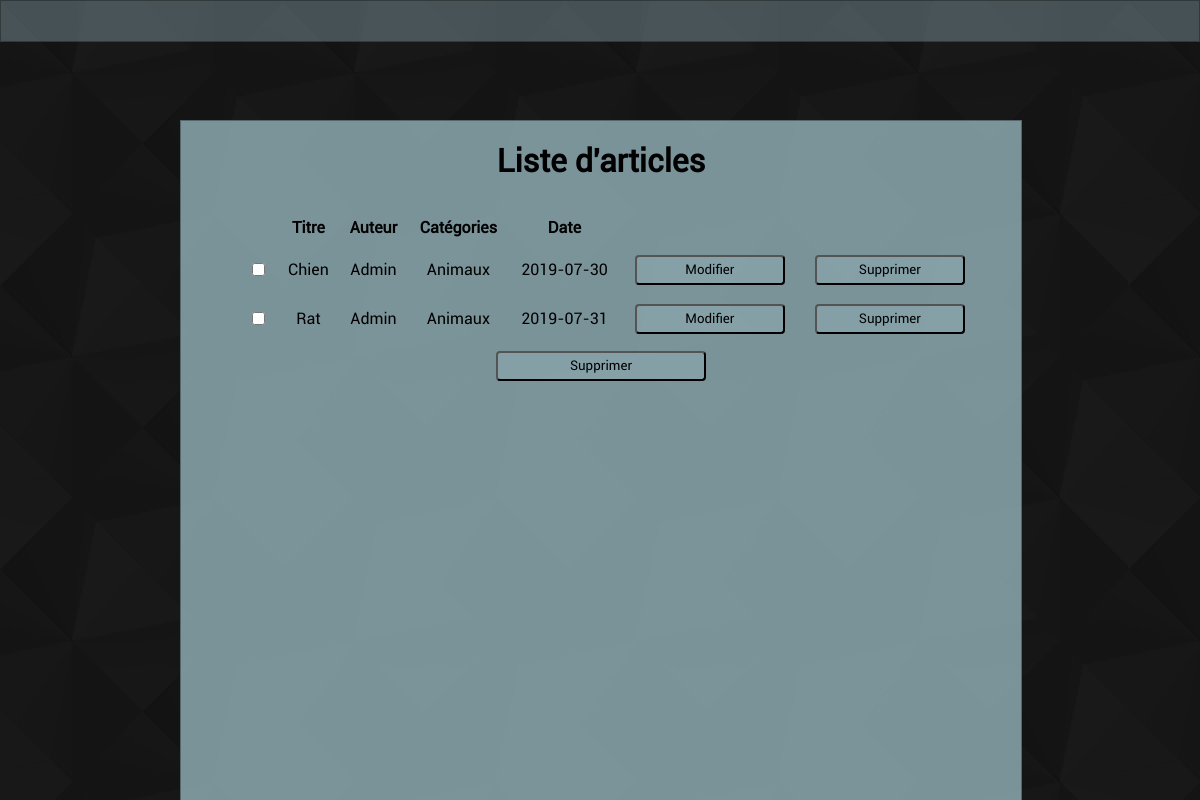
The page /up.php on the database as committed earlier.
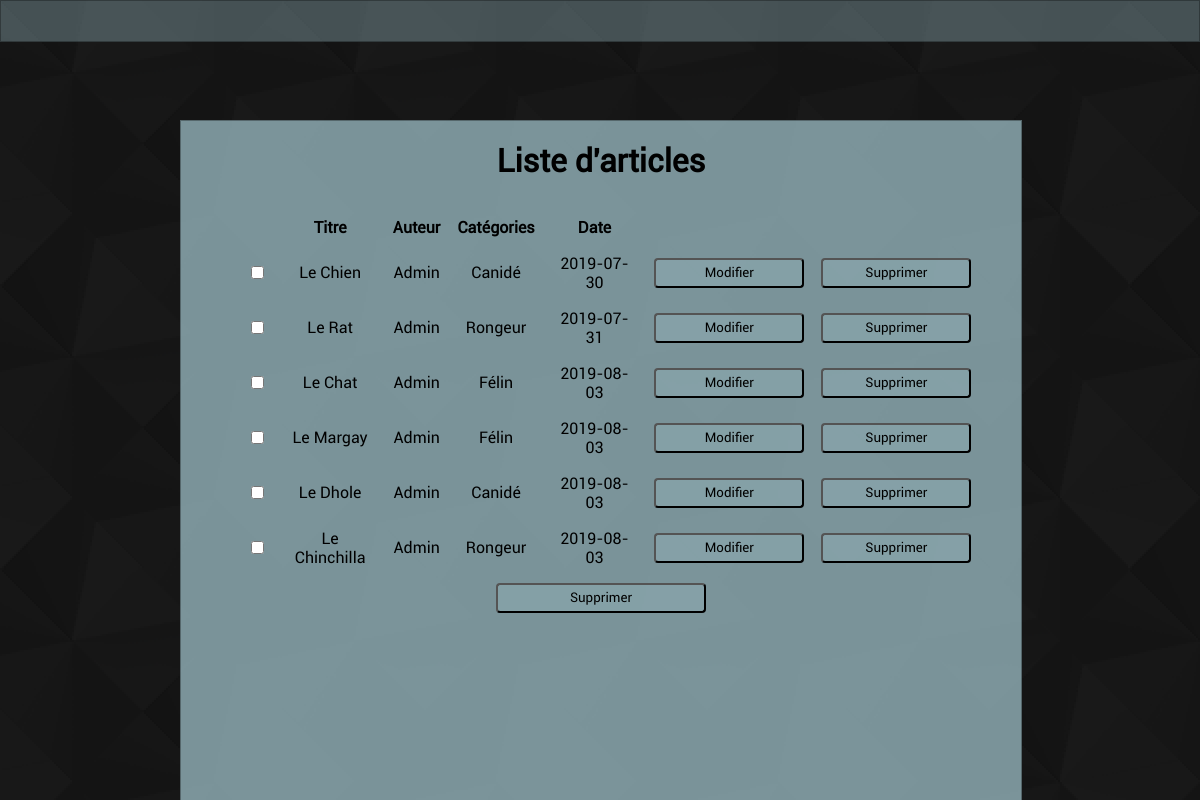
The same page on the database as committed later.
### tables this page shows
CREATE TABLE IF NOT EXISTS `articles` (
  `ID` int(11) NOT NULL AUTO_INCREMENT,
  `Type` varchar(255) NOT NULL,
  `Couv` varchar(255) DEFAULT NULL,
  `Catégories` varchar(255) NOT NULL,
  `Date` date NOT NULL,
  `Auteur` varchar(255) NOT NULL,
  `Titre` varchar(255) NOT NULL,
  `Texte` text NOT NULL,
  `etat` varchar(255) NOT NULL,
  PRIMARY KEY (`ID`)
);

### up.php (the view, shortened to what this page needs)
<?php
$servername = "localhost";
$username = "root";
$password = "";
$dbname = "cms";
try {
    $conn = new PDO("mysql:host=$servername;dbname=$dbname", $username, $password,array(PDO::MYSQL_ATTR_INIT_COMMAND => "SET NAMES utf8"));
    $conn->setAttribute(PDO::ATTR_ERRMODE, PDO::ERRMODE_EXCEPTION);
    $stmt = $conn->prepare("SELECT ID, Catégories, Date, Auteur, Titre FROM articles ");
    $stmt->execute();
    }catch(PDOException $e)
    {
    echo $sql . "<br>" . $e->getMessage();
		}
?>
<!DOCTYPE html>
<html lang="en">
<head>
    <link rel="stylesheet" href="style.css">
    </head>
<body>
    <header>
        <div class="cont" style="padding: 7px; margin-right: 3%; font-size: 20px"><?php echo $_SESSION['login'];?></div>
    </header>
    <div class="tab">
        <h1>Liste d'articles</h1>
			<table id="tab">
			<tr><th> </th><th>Titre</th><th>Auteur</th><th>Catégories</th><th>Date</th><th></th><th></th></tr>
 <?php while ($resultat = $stmt->fetch()) {
    echo"<tr><td><input form=\"sup\" type=\"checkbox\" name=\"check[]\" value=\"".$resultat["ID"]."\"></td><td>" .$resultat['Titre']."   </td><td>" .$resultat['Auteur']."   </td><td>" .$resultat['Catégories']."   </td><td> ".$resultat['Date']."</td><td> <form action=\"modif.php\" method=\"POST\"><button type=\"submit\" name=\"modif\"value=\"".$resultat["ID"]."\">Modifier</button></form></td><td> <form id=\"for\" action=\"sup.php\" method=\"POST\"><button type=\"submit\" name=\"sup\"value=\"".$resultat["ID"]."\">Supprimer</button></form></td></tr>";
		 }?>
		</table>
		<form id="sup" action="supm.php" method="post"><button type="submit" class="btn btn-primary btn-block btn-large bt" style="width: 25%">Supprimer</button><br></form>
    </div>
</body>
</html>

Rows that differ between the two databases and show on the page:
changed articles: Titre "Chien" → "Le Chien"; Catégories "Animaux" → "Canidé"
changed articles: Titre "Rat" → "Le Rat"; Catégories "Animaux" → "Rongeur"
added articles: Titre "Le Chat", Auteur "Admin", Catégories "Félin", Date "2019-08-03", $resultat["ID"] 13 (drawn)
added articles: Titre "Le Margay", Auteur "Admin", Catégories "Félin", Date "2019-08-03", $resultat["ID"] 14 (drawn)
added articles: Titre "Le Dhole", Auteur "Admin", Catégories "Canidé", Date "2019-08-03", $resultat["ID"] 15 (drawn)
added articles: Titre "Le Chinchilla", Auteur "Admin", Catégories "Rongeur", Date "2019-08-03", $resultat["ID"] 16 (drawn)
